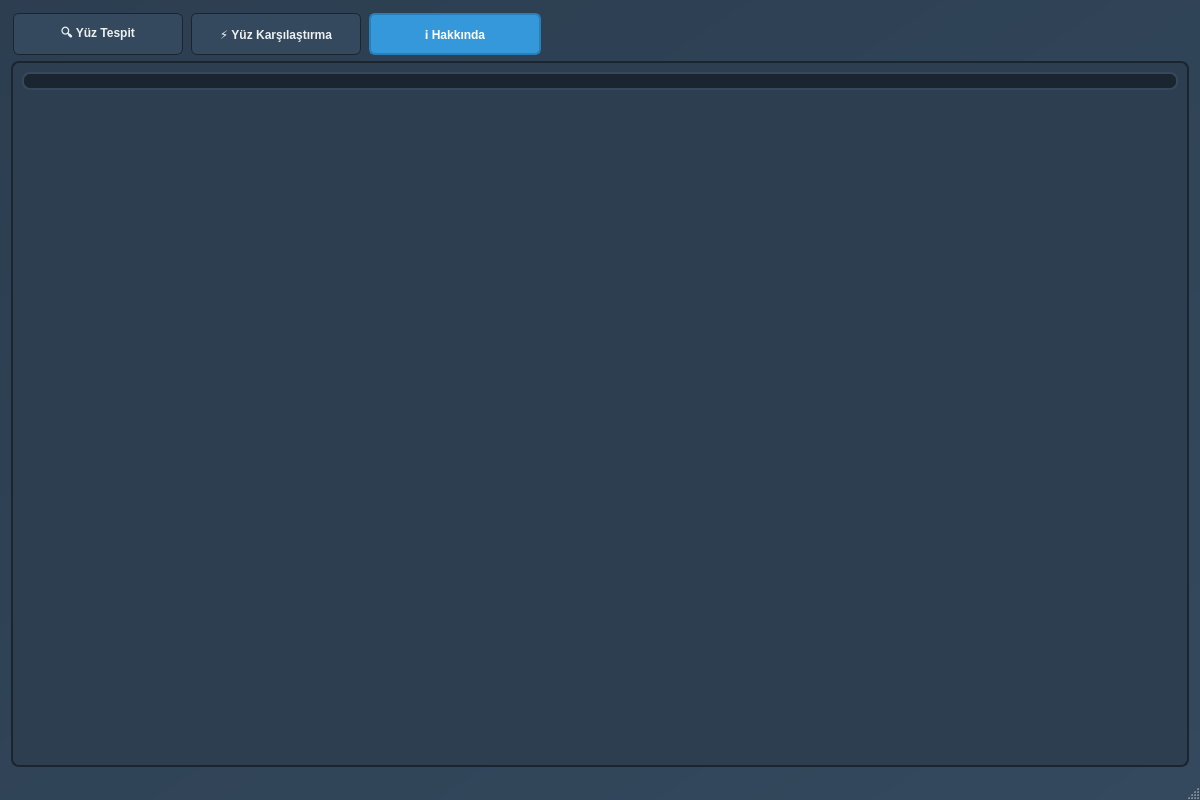
<?xml version="1.0" encoding="UTF-8"?>
<ui version="4.0">
 <class>MainWindow</class>
 <widget class="QMainWindow" name="MainWindow">
  <property name="geometry">
   <rect>
    <x>0</x>
    <y>0</y>
    <width>1200</width>
    <height>800</height>
   </rect>
  </property>
  <property name="minimumSize">
   <size>
    <width>1000</width>
    <height>700</height>
   </size>
  </property>
  <property name="windowTitle">
   <string>FaceAI - Yüz Tanıma Sistemi</string>
  </property>
  <property name="styleSheet">
   <string notr="true">QMainWindow {
    background: qlineargradient(x1:0, y1:0, x2:1, y2:1, stop:0 #2c3e50, stop:1 #34495e);
    color: white;
}

QTabWidget::pane {
    border: 2px solid #1a252f;
    background-color: #2c3e50;
    border-radius: 8px;
    margin: 2px;
}

QTabBar::tab {
    background-color: #34495e;
    color: #ecf0f1;
    padding: 12px 24px;
    margin: 4px;
    border: 1px solid #1a252f;
    border-radius: 6px;
    font-weight: bold;
    font-size: 12px;
    min-width: 120px;
}

QTabBar::tab:selected {
    background-color: #3498db;
    color: white;
    border: 2px solid #2980b9;
}

QTabBar::tab:hover {
    background-color: #2980b9;
}

QPushButton {
    background-color: #3498db;
    color: white;
    border: none;
    padding: 12px 20px;
    border-radius: 6px;
    font-weight: bold;
    font-size: 12px;
}

QPushButton:hover {
    background-color: #2980b9;
}

QPushButton:pressed {
    background-color: #21618c;
}

QTextBrowser {
    background-color: #1a252f;
    color: #ecf0f1;
    border: 1px solid #34495e;
    border-radius: 6px;
    padding: 8px;
    font-size: 11px;
}

QLabel {
    background-color: #1a252f;
    border: 2px solid #34495e;
    border-radius: 8px;
    color: #ecf0f1;
    font-weight: bold;
    qproperty-alignment: AlignCenter;
}

QProgressBar {
    border: 2px solid #34495e;
    border-radius: 8px;
    background-color: #1a252f;
    text-align: center;
    color: white;
    font-weight: bold;
    height: 25px;
}

QProgressBar::chunk {
    background-color: #27ae60;
    border-radius: 6px;
}

QGroupBox {
    color: #3498db;
    font-weight: bold;
    border: 2px solid #34495e;
    border-radius: 8px;
    margin-top: 10px;
    padding-top: 10px;
}

QGroupBox::title {
    subcontrol-origin: margin;
    subcontrol-position: top center;
    padding: 0 10px;
}</string>
  </property>
  <widget class="QWidget" name="centralwidget">
   <layout class="QGridLayout" name="gridLayout">
    <item row="0" column="0">
     <widget class="QTabWidget" name="tabWidget">
      <property name="currentIndex">
       <number>2</number>
      </property>
      <widget class="QWidget" name="tab_detector">
       <attribute name="title">
        <string>🔍 Yüz Tespit</string>
       </attribute>
       <layout class="QGridLayout" name="gridLayout_3">
        <item row="0" column="0">
         <widget class="QGroupBox" name="groupBox">
          <property name="title">
           <string>Görüntü Görünümü</string>
          </property>
          <layout class="QGridLayout" name="gridLayout_4">
           <item row="0" column="0">
            <widget class="QLabel" name="label_image_tab_1">
             <property name="minimumSize">
              <size>
               <width>600</width>
               <height>400</height>
              </size>
             </property>
             <property name="text">
              <string>📷 Görüntü Yükleyin</string>
             </property>
            </widget>
           </item>
          </layout>
         </widget>
        </item>
        <item row="0" column="1">
         <widget class="QGroupBox" name="groupBox_2">
          <property name="title">
           <string>Kontrol Paneli</string>
          </property>
          <layout class="QVBoxLayout" name="verticalLayout">
           <item>
            <widget class="QTextBrowser" name="textBrowser_output_tab_1">
             <property name="minimumSize">
              <size>
               <width>300</width>
               <height>200</height>
              </size>
             </property>
            </widget>
           </item>
           <item>
            <spacer name="verticalSpacer">
             <property name="orientation">
              <enum>Qt::Orientation::Vertical</enum>
             </property>
             <property name="sizeHint" stdset="0">
              <size>
               <width>20</width>
               <height>40</height>
              </size>
             </property>
            </spacer>
           </item>
           <item>
            <layout class="QHBoxLayout" name="horizontalLayout">
             <item>
              <widget class="QPushButton" name="pushButton_clear_tab_1">
               <property name="text">
                <string>🗑️ Temizle</string>
               </property>
              </widget>
             </item>
             <item>
              <widget class="QPushButton" name="pushButton_detect_tab_1">
               <property name="text">
                <string>🎯 Tespit Et</string>
               </property>
              </widget>
             </item>
            </layout>
           </item>
           <item>
            <widget class="QPushButton" name="pushButton_selectFile_tab_1">
             <property name="text">
              <string>📁 Dosya Seç</string>
             </property>
            </widget>
           </item>
          </layout>
         </widget>
        </item>
       </layout>
      </widget>
      <widget class="QWidget" name="tab_comparator">
       <attribute name="title">
        <string>⚡ Yüz Karşılaştırma</string>
       </attribute>
       <layout class="QGridLayout" name="gridLayout_7">
        <item row="0" column="0" colspan="2">
         <widget class="QGroupBox" name="groupBox_3">
          <property name="title">
           <string>Kaynak Görüntü</string>
          </property>
          <layout class="QGridLayout" name="gridLayout_5">
           <item row="0" column="0">
            <widget class="QLabel" name="label_source_face_tab_2">
             <property name="minimumSize">
              <size>
               <width>400</width>
               <height>300</height>
              </size>
             </property>
             <property name="text">
              <string>📷 Kaynak Resim Yükleyin</string>
             </property>
            </widget>
           </item>
          </layout>
         </widget>
        </item>
        <item row="0" column="2" colspan="2">
         <widget class="QGroupBox" name="groupBox_4">
          <property name="title">
           <string>Hedef Görüntü</string>
          </property>
          <layout class="QGridLayout" name="gridLayout_6">
           <item row="0" column="0">
            <widget class="QLabel" name="label_target_face_tab_2">
             <property name="minimumSize">
              <size>
               <width>400</width>
               <height>300</height>
              </size>
             </property>
             <property name="text">
              <string>📷 Hedef Resim Yükleyin</string>
             </property>
            </widget>
           </item>
          </layout>
         </widget>
        </item>
        <item row="1" column="0">
         <widget class="QPushButton" name="pushButton_select_source_image_tab_2">
          <property name="text">
           <string>📁 Kaynak Resmi Seç</string>
          </property>
         </widget>
        </item>
        <item row="1" column="1">
         <widget class="QPushButton" name="pushButton_select_target_image_tab_2">
          <property name="text">
           <string>📁 Hedef Resmi Seç</string>
          </property>
         </widget>
        </item>
        <item row="1" column="2">
         <widget class="QPushButton" name="pushButton_compare_tab_2">
          <property name="text">
           <string>⚡ Karşılaştır</string>
          </property>
         </widget>
        </item>
        <item row="1" column="3">
         <widget class="QPushButton" name="pushButton_clear_tab_2">
          <property name="text">
           <string>🗑️ Temizle</string>
          </property>
         </widget>
        </item>
        <item row="2" column="0" colspan="4">
         <widget class="QGroupBox" name="groupBox_5">
          <property name="title">
           <string>Benzerlik Skoru</string>
          </property>
          <layout class="QVBoxLayout" name="verticalLayout_2">
           <item>
            <widget class="QProgressBar" name="progressBar_sim_rate_tab_2">
             <property name="value">
              <number>0</number>
             </property>
             <property name="format">
              <string>%p% - Benzerlik Oranı</string>
             </property>
            </widget>
           </item>
          </layout>
         </widget>
        </item>
        <item row="3" column="0" colspan="4">
         <widget class="QGroupBox" name="groupBox_6">
          <property name="title">
           <string>Analiz Sonuçları</string>
          </property>
          <layout class="QVBoxLayout" name="verticalLayout_3">
           <item>
            <widget class="QTextBrowser" name="textBrowser_output_tab_2">
             <property name="minimumSize">
              <size>
               <width>0</width>
               <height>150</height>
              </size>
             </property>
            </widget>
           </item>
          </layout>
         </widget>
        </item>
       </layout>
      </widget>
      <widget class="QWidget" name="tab_about">
       <attribute name="title">
        <string>ℹ️ Hakkında</string>
       </attribute>
       <layout class="QVBoxLayout" name="verticalLayout_4">
        <item>
         <widget class="QLabel" name="label_about">
          <property name="text">
           <string/>
          </property>
          <property name="alignment">
           <set>Qt::AlignmentFlag::AlignCenter</set>
          </property>
         </widget>
        </item>
        <item>
         <spacer name="verticalSpacer_2">
          <property name="orientation">
           <enum>Qt::Orientation::Vertical</enum>
          </property>
          <property name="sizeHint" stdset="0">
           <size>
            <width>20</width>
            <height>40</height>
           </size>
          </property>
         </spacer>
        </item>
       </layout>
      </widget>
     </widget>
    </item>
   </layout>
  </widget>
  <widget class="QMenuBar" name="menubar">
   <property name="geometry">
    <rect>
     <x>0</x>
     <y>0</y>
     <width>1200</width>
     <height>22</height>
    </rect>
   </property>
  </widget>
  <widget class="QStatusBar" name="statusbar"/>
 </widget>
 <resources/>
 <connections/>
</ui>
